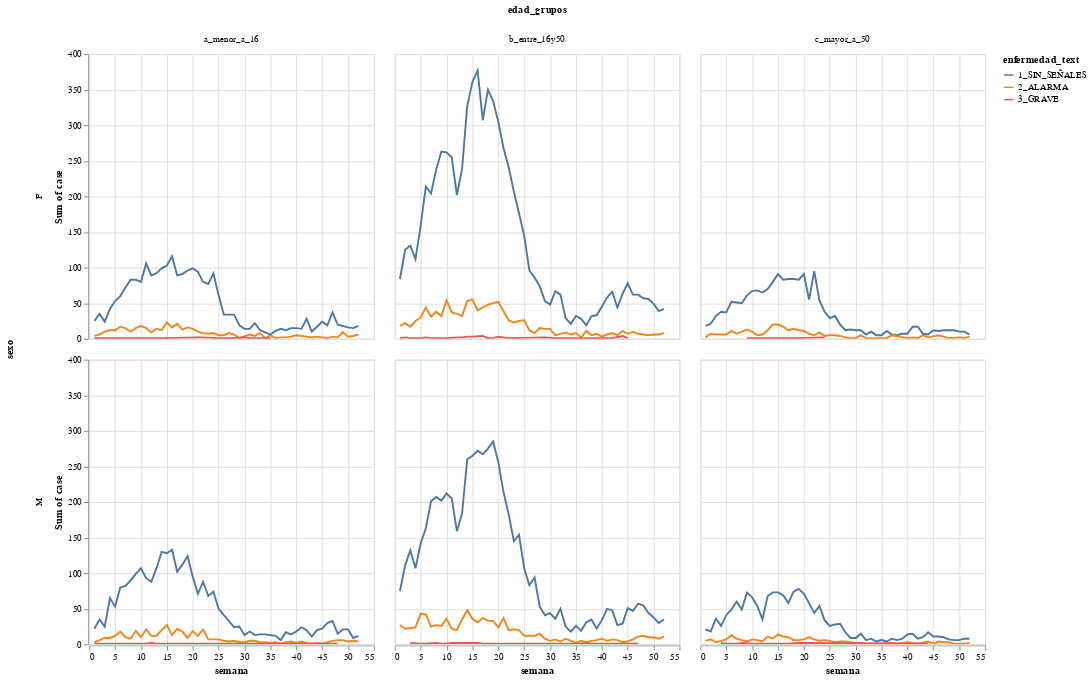

Notebook cell for this chart:
### Markdown cell above
Ahora por grupos etarios: Cantidad de casos en las semanas del 2016 por grupo etario

### Code cell
enc_dengue=grafico_intensidad.encode(
    x='semana:Q',
    y=alt.Y('sum(case):Q'),
    color='enfermedad_text:N',
    tooltip=['sum(case):Q','semana:Q']
).interactive()

enc_dengue.mark_line().facet(
    row='sexo:N',
    column='edad_grupos:N'
)

### Figure 1 — Vega specification as saved in the notebook (floating-point values rounded to 4 significant figures; data arrays with more than 128 entries replaced by an {"elided": "..."} marker saying what was removed)
{"$schema": "https://vega.github.io/schema/vega/v5.json", "data": [{"name": "param_1_store"}, {"name": "source_0", "values": {"elided": "705 records"}}, {"name": "column_domain", "values": [{"edad_grupos": "b_entre_16y50", "count": 251}, {"edad_grupos": "c_mayor_a_50", "count": 219}, {"edad_grupos": "a_menor_a_16", "count": 235}]}, {"name": "row_domain", "values": [{"sexo": "M", "count": 354}, {"sexo": "F", "count": 351}]}, {"name": "source_0_x_domain_semana", "values": [{"min": 1, "max": 52}]}, {"name": "source_0_y_domain_sum_case", "values": [{"min": 1, "max": 377}]}, {"name": "source_0_color_domain_enfermedad_text", "values": [{"enfermedad_text": "2_ALARMA"}, {"enfermedad_text": "1_SIN_SEÑALES"}, {"enfermedad_text": "3_GRAVE"}]}], "signals": [{"name": "view_1_width", "value": 300}, {"name": "view_1_height", "value": 300}, {"name": "unit", "value": {}, "on": [{"events": "pointermove", "update": "isTuple(group()) ? group() : unit"}]}, {"name": "param_1", "update": "{\"semana\": param_1_semana}"}, {"name": "param_1_semana"}], "marks": [{"type": "group", "name": "row-title", "title": {"text": "sexo", "offset": 10, "style": "guide-title", "orient": "left"}, "role": "row-title"}, {"type": "group", "name": "column-title", "title": {"text": "edad_grupos", "offset": 10, "style": "guide-title"}, "role": "column-title"}, {"type": "group", "name": "row_header", "from": {"data": "row_domain"}, "sort": {"field": "datum[\"sexo\"]", "order": "ascending"}, "encode": {"update": {"height": {"signal": "view_1_height"}}}, "axes": [{"scale": "y", "zindex": 0, "labelOverlap": true, "grid": false, "tickCount": {"signal": "ceil(view_1_height/40)"}, "orient": "left", "title": "Sum of case"}], "title": {"text": {"signal": "isValid(parent[\"sexo\"]) ? parent[\"sexo\"] : \"\"+parent[\"sexo\"]"}, "frame": "group", "style": "guide-label", "offset": 10, "orient": "left"}, "role": "row-header"}, {"type": "group", "name": "column_header", "from": {"data": "column_domain"}, "sort": {"field": "datum[\"edad_grupos\"]", "order": "ascending"}, "encode": {"update": {"width": {"signal": "view_1_width"}}}, "title": {"text": {"signal": "isValid(parent[\"edad_grupos\"]) ? parent[\"edad_grupos\"] : \"\"+parent[\"edad_grupos\"]"}, "frame": "group", "style": "guide-label", "offset": 10}, "role": "column-header"}, {"type": "group", "name": "column_footer", "from": {"data": "column_domain"}, "sort": {"field": "datum[\"edad_grupos\"]", "order": "ascending"}, "encode": {"update": {"width": {"signal": "view_1_width"}}}, "axes": [{"scale": "x", "zindex": 0, "title": "semana", "grid": false, "labelOverlap": true, "labelFlush": true, "orient": "bottom", "tickCount": {"signal": "ceil(view_1_width/40)"}}], "role": "column-footer"}, {"type": "group", "name": "cell", "from": {"facet": {"data": "source_0", "name": "facet", "groupby": ["sexo", "edad_grupos"], "aggregate": {"cross": true}}}, "sort": {"field": ["datum[\"sexo\"]", "datum[\"edad_grupos\"]"], "order": ["ascending", "ascending"]}, "encode": {"update": {"height": {"signal": "view_1_height"}, "width": {"signal": "view_1_width"}}}, "signals": [{"name": "facet", "value": {}, "on": [{"events": [{"source": "scope", "type": "pointermove"}], "update": "isTuple(facet) ? facet : group(\"cell\").datum"}]}, {"name": "param_1_semana", "on": [{"events": [{"source": "view", "type": "dblclick"}], "update": "null"}, {"events": {"signal": "param_1_translate_delta"}, "update": "panLinear(param_1_translate_anchor.extent_x, -param_1_translate_delta.x / view_1_width)"}, {"events": {"signal": "param_1_zoom_delta"}, "update": "zoomLinear(domain(\"x\"), param_1_zoom_anchor.x, param_1_zoom_delta)"}], "push": "outer"}, {"name": "param_1_tuple", "on": [{"events": [{"signal": "param_1_semana"}], "update": "param_1_semana ? {unit: \"view_1\" + '__facet_row_' + (facet[\"sexo\"]) + '__facet_column_' + (facet[\"edad_grupos\"]), fields: param_1_tuple_fields, values: [param_1_semana]} : null"}]}, {"name": "param_1_tuple_fields", "value": [{"field": "semana", "channel": "x", "type": "R"}]}, {"name": "param_1_translate_anchor", "value": {}, "on": [{"events": [{"source": "scope", "type": "pointerdown"}], "update": "{x: x(unit), y: y(unit), extent_x: domain(\"x\")}"}]}, {"name": "param_1_translate_delta", "value": {}, "on": [{"events": [{"source": "window", "between": [{"source": "scope", "type": "pointerdown"}, {"source": "window", "type": "pointerup"}], "consume": true, "type": "pointermove"}], "update": "{x: param_1_translate_anchor.x - x(unit), y: param_1_translate_anchor.y - y(unit)}"}]}, {"name": "param_1_zoom_anchor", "on": [{"events": [{"source": "scope", "consume": true, "type": "wheel"}], "update": "{x: invert(\"x\", x(unit)), y: invert(\"y\", y(unit))}"}]}, {"name": "param_1_zoom_delta", "on": [{"events": [{"source": "scope", "type": "wheel", "consume": true}], "update": "pow(1.001, event.deltaY * pow(16, event.deltaMode))", "force": true}]}, {"name": "param_1_modify", "on": [{"events": {"signal": "param_1_tuple"}, "update": "modify(\"param_1_store\", param_1_tuple, true)"}]}], "marks": [{"type": "group", "name": "view_1_pathgroup", "from": {"facet": {"data": "facet", "name": "faceted_path_view_1_main", "groupby": ["enfermedad_text"]}}, "encode": {"update": {"height": {"field": {"signal": null, "datum": null, "group": "height", "parent": null}}, "width": {"field": {"signal": null, "datum": null, "group": "width", "parent": null}}}}, "marks": [{"type": "line", "name": "view_1_marks", "from": {"data": "faceted_path_view_1_main"}, "sort": {"field": "x"}, "encode": {"update": {"y": {"field": "sum_case", "scale": "y"}, "defined": {"signal": "isValid(datum[\"semana\"]) && isFinite(+datum[\"semana\"]) && isValid(datum[\"sum_case\"]) && isFinite(+datum[\"sum_case\"])"}, "stroke": {"field": "enfermedad_text", "scale": "color"}, "tooltip": {"signal": "{\"Sum of case\": format(datum[\"sum_case\"], \"\"), \"semana\": format(datum[\"semana\"], \"\")}"}, "x": {"field": "semana", "scale": "x"}}}, "clip": true, "style": ["line"], "interactive": true}]}], "axes": [{"scale": "x", "zindex": 0, "ticks": false, "tickCount": {"signal": "ceil(view_1_width/40)"}, "grid": true, "aria": false, "orient": "bottom", "gridScale": "y", "maxExtent": 0, "labels": false, "minExtent": 0, "domain": false}, {"scale": "y", "aria": false, "labels": false, "grid": true, "minExtent": 0, "zindex": 0, "tickCount": {"signal": "ceil(view_1_height/40)"}, "gridScale": "x", "orient": "left", "maxExtent": 0, "ticks": false, "domain": false}], "style": "cell"}], "scales": [{"name": "x", "type": "linear", "domain": [{"signal": "(data(\"source_0_x_domain_semana\")[0] || {}).min"}, {"signal": "(data(\"source_0_x_domain_semana\")[0] || {}).max"}], "range": [0, {"signal": "view_1_width"}], "zero": false, "domainRaw": {"signal": "param_1[\"semana\"]"}, "nice": true}, {"name": "y", "type": "linear", "domain": [{"signal": "(data(\"source_0_y_domain_sum_case\")[0] || {}).min"}, {"signal": "(data(\"source_0_y_domain_sum_case\")[0] || {}).max"}], "range": [{"signal": "view_1_height"}, 0], "zero": true, "nice": true}, {"name": "color", "type": "ordinal", "domain": {"data": "source_0_color_domain_enfermedad_text", "field": "enfermedad_text", "sort": true}, "range": "category"}], "background": "white", "layout": {"padding": 20, "offset": {"rowTitle": 10, "columnTitle": 10}, "columns": {"signal": "length(data('column_domain'))"}, "bounds": "full", "align": "all"}, "padding": 5, "legends": [{"stroke": "color", "symbolType": "stroke", "title": "enfermedad_text"}]}
